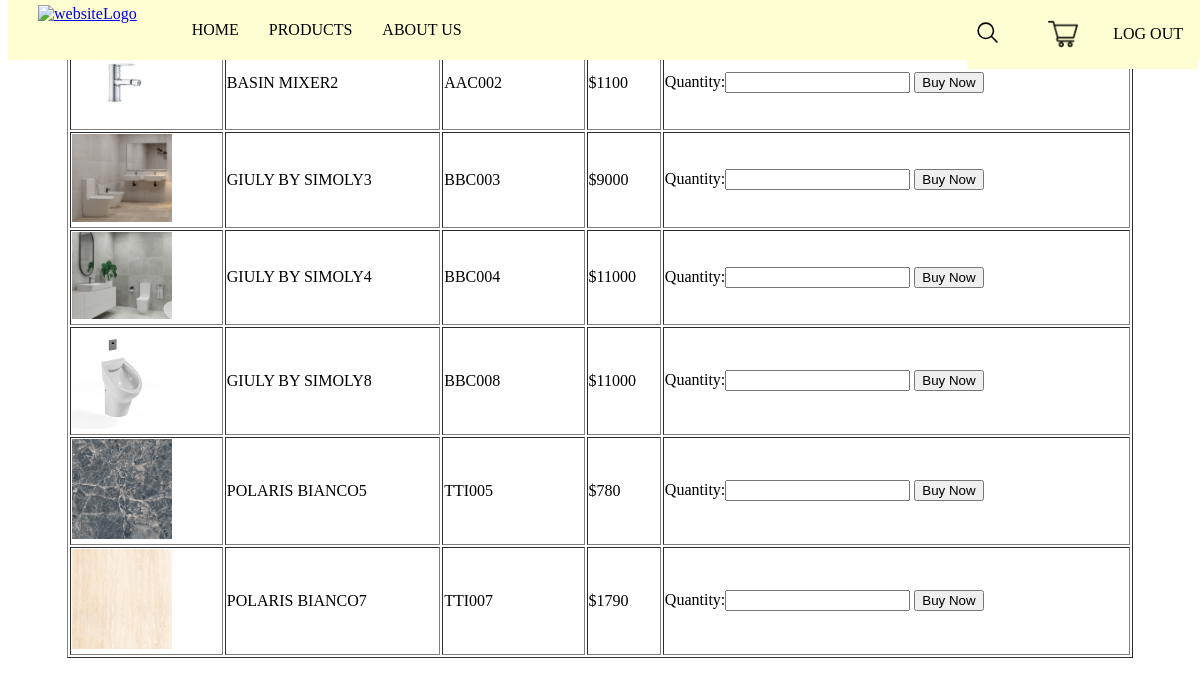
The page /cart/cart.php (signed in) on the database its author committed.
### tables this page shows
CREATE TABLE `product` (
  `productCode` varchar(8) NOT NULL,
  `productType` varchar(255) NOT NULL,
  `productPrice` int(10) NOT NULL,
  `description` varchar(255) DEFAULT NULL,
  `productName` varchar(255) DEFAULT NULL,
  `imageName` varchar(255) DEFAULT NULL,
  `imagePath` varchar(255) DEFAULT NULL
);

### cart/cart.php (the view, shortened to what this page needs)
<?php
include '../dbconnection.php';
$userId = $_SESSION['userId'];
$sql = "SELECT product.productName, product.productCode, product.productPrice, product.imagePath, product.imageName
        FROM cart
        JOIN product ON cart.productCode = product.productCode
        WHERE cart.userId = ?";
$stmt = $conn->prepare($sql);
$stmt->bind_param("i", $userId);
if (!$stmt->execute()) {
    die('Execute failed: ' . htmlspecialchars($stmt->error));
}
$result = $stmt->get_result();
?>
<!DOCTYPE html>
<html lang="en">
<head>
    <link rel="stylesheet" href="cart.css">
</head>
<body>
<header class="header-main">
    <nav>
        <a  href="../Home/nav.html" class="logo">
            <img src="logo.png" alt="websiteLogo" width="60px" height="50px">
        </a>
        <ul>
            <li><a href="../Home/nav.html">HOME</a></li>
            <li><a href="#">PRODUCTS</a>
            </li>
            <li><a href="../Home/nav.html">ABOUT US</a></li>
        </ul>
    </nav>
    <div class="topnav-right">
      <ul class="menu-items">
          <li>
              <div class="container">
                  <input type="text" name="text" class="input" required="" >
                  <div class="icon">
                  </div>
              </div>
          </li>
          <li style="margin-top: 12px;"><a href="cart/cart.php"><img class="cart" src="cart2.png" width="30px" height="30px"></a></li>
          <li style="margin-top: 12px;"><a id="logout" href="../signup/signup.php">LOG OUT</a></li>
      </ul>
  </div>
</header>
<table class="table" border="1">
    <tr>
        <th>Product Image</th>
        <th>Product Name</th>
        <th>Product Code</th>
        <th>Price</th>
        <th>Price</th>
    </tr>
    <?php
    while ($row = $result->fetch_assoc()) {
        echo "<tr>";
        echo "<td>";
        $imagePath = isset($row['imagePath']) ? $row['imagePath'] : '';
        $imageName = isset($row['imageName']) ? $row['imageName'] : '';
        $imagePathSafe = htmlspecialchars($imagePath, ENT_QUOTES, 'UTF-8');
        $imageNameSafe = htmlspecialchars($imageName, ENT_QUOTES, 'UTF-8');
        if (!empty($imagePathSafe)) {
            echo '<img src="' . $imagePathSafe . '" alt="' . $imageNameSafe . '" class="image" style="max-width: 100px; max-height: 100px;">';
        } else {
            echo 'No image available';
        }
        echo "</td>";
        echo "<td>" . htmlspecialchars($row['productName']) . "</td>";
        echo "<td>" . htmlspecialchars($row['productCode']) . "</td>";
        echo "<td>$" . htmlspecialchars($row['productPrice']) . "</td>";
        echo '<td>
                <form action="buynow.php" method="POST" style="display:inline;">
                    <input type="hidden" name="productCode" value="' . htmlspecialchars($row['productCode']) . '">
                    <input type="hidden" name="productName" value="'. htmlspecialchars($row['productName']). '">
                    <input type="hidden" name="productPrice" value="'. htmlspecialchars($row['productPrice']). '">
                    Quantity:<input type="text" name="quantity">
                    <button type="submit">Buy Now</button>
                </form>
              </td>';
        echo "</tr>";
    }
    ?>
</table>
</body>
</html>

### cart/cart.css (style rules this page uses)
.header-main { width: 100%; padding: 0 30px; height: 60px; background-color: #fffdd2; display: flex; justify-content: space-between; align-items: center; position: fixed; top: 0; z-index: 100; }
.header-main nav { display: flex; }
.header-main .logo { height: 50px; width: fit-content; align-self: center; cursor: pointer; }
.header-main ul { height: 100%; padding-left: 40px; list-style: none; display: flex; align-self: center; }
.header-main ul li { position: relative; background-color: #fffdd2; }
.header-main ul li a { display: block; padding: 0 15px; height: 100%; line-height: 60px; font-size: 1rem; color: #000000; text-transform: uppercase; text-decoration: none; }
.cart { margin-top: 15px; opacity: 70%; }
@media (min-width: 768px) { .header-main { width: 100%; height: 60px; background-color: #fffdd2; display: flex; justify-content: space-between; align-items: center; position: fixed; top: 0; z-index: 100; } }
@media (min-width: 768px) { .menu-items { margin: 0 15px; list-style: none; display: flex; } }
@media (min-width: 768px) { .menu-items li a { color: rgb(8, 8, 8); font-weight: 500; text-align: center; padding: 14px 16px; text-decoration: none; font-size: 16px; text-transform: uppercase; white-space: nowrap; } }
@media (min-width: 768px) { .menu-items li { margin: 0; padding: 0; } }
@media (min-width: 768px) { .topnav-right { float: right; margin-right: 25px; } }
.container { position: relative; --size-button: 25px; color: rgb(0, 0, 0); margin-right: 20px; margin-top: 20px; }
.input { padding: 2px 3px; height: 35px; font-size: 15px; border: none; color: rgb(36, 34, 34); outline: none; width: 35px; transition: all ease 0.3s; background-color: #fffdd2; opacity: 70%; border-radius: 15px; cursor: pointer; }
.container .icon { position: absolute; width: var(--size-button); height: var(--size-button); top: 0; left: 0; padding: 8px; pointer-events: none; background-color: #fffdd2; }
.cart { margin: 15px 5px -5px 5px; opacity: 90%; }
.table { margin: auto; width: 90%; }

### rows shown on the page
product: imagePath+imageName (picture), productName "BASIN MIXER2", productCode "AAC002", productPrice "1100"
product: imagePath+imageName (picture), productName "GIULY BY SIMOLY3", productCode "BBC003", productPrice "9000"
product: imagePath+imageName (picture), productName "GIULY BY SIMOLY4", productCode "BBC004", productPrice "11000"
product: imagePath+imageName (picture), productName "GIULY BY SIMOLY8", productCode "BBC008", productPrice "11000"
product: imagePath+imageName (picture), productName "POLARIS BIANCO5", productCode "TTI005", productPrice "780"
product: imagePath+imageName (picture), productName "POLARIS BIANCO7", productCode "TTI007", productPrice "1790"
